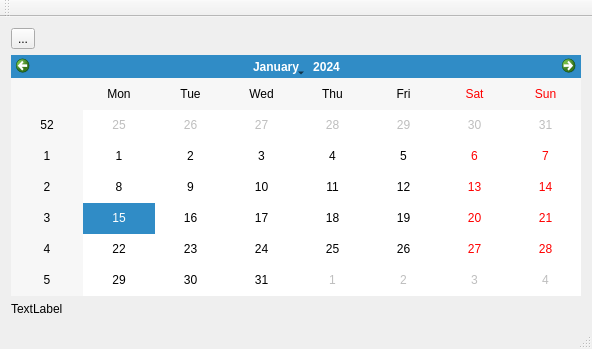
<?xml version="1.0" encoding="UTF-8"?>
<ui version="4.0">
 <class>MainWindow</class>
 <widget class="QMainWindow" name="MainWindow">
  <property name="geometry">
   <rect>
    <x>0</x>
    <y>0</y>
    <width>592</width>
    <height>349</height>
   </rect>
  </property>
  <property name="windowTitle">
   <string>MainWindow</string>
  </property>
  <widget class="QWidget" name="centralWidget">
   <layout class="QHBoxLayout" name="horizontalLayout">
    <item>
     <layout class="QVBoxLayout" name="verticalLayout_2">
      <item>
       <widget class="QToolButton" name="toolButton">
        <property name="text">
         <string>...</string>
        </property>
       </widget>
      </item>
      <item>
       <widget class="QCalendarWidget" name="calendarWidget"/>
      </item>
      <item>
       <widget class="QLabel" name="label">
        <property name="text">
         <string>TextLabel</string>
        </property>
       </widget>
      </item>
     </layout>
    </item>
   </layout>
  </widget>
  <widget class="QMenuBar" name="menuBar">
   <property name="geometry">
    <rect>
     <x>0</x>
     <y>0</y>
     <width>592</width>
     <height>21</height>
    </rect>
   </property>
  </widget>
  <widget class="QToolBar" name="mainToolBar">
   <attribute name="toolBarArea">
    <enum>TopToolBarArea</enum>
   </attribute>
   <attribute name="toolBarBreak">
    <bool>false</bool>
   </attribute>
  </widget>
  <widget class="QStatusBar" name="statusBar"/>
 </widget>
 <layoutdefault spacing="6" margin="11"/>
 <resources/>
 <connections/>
</ui>
